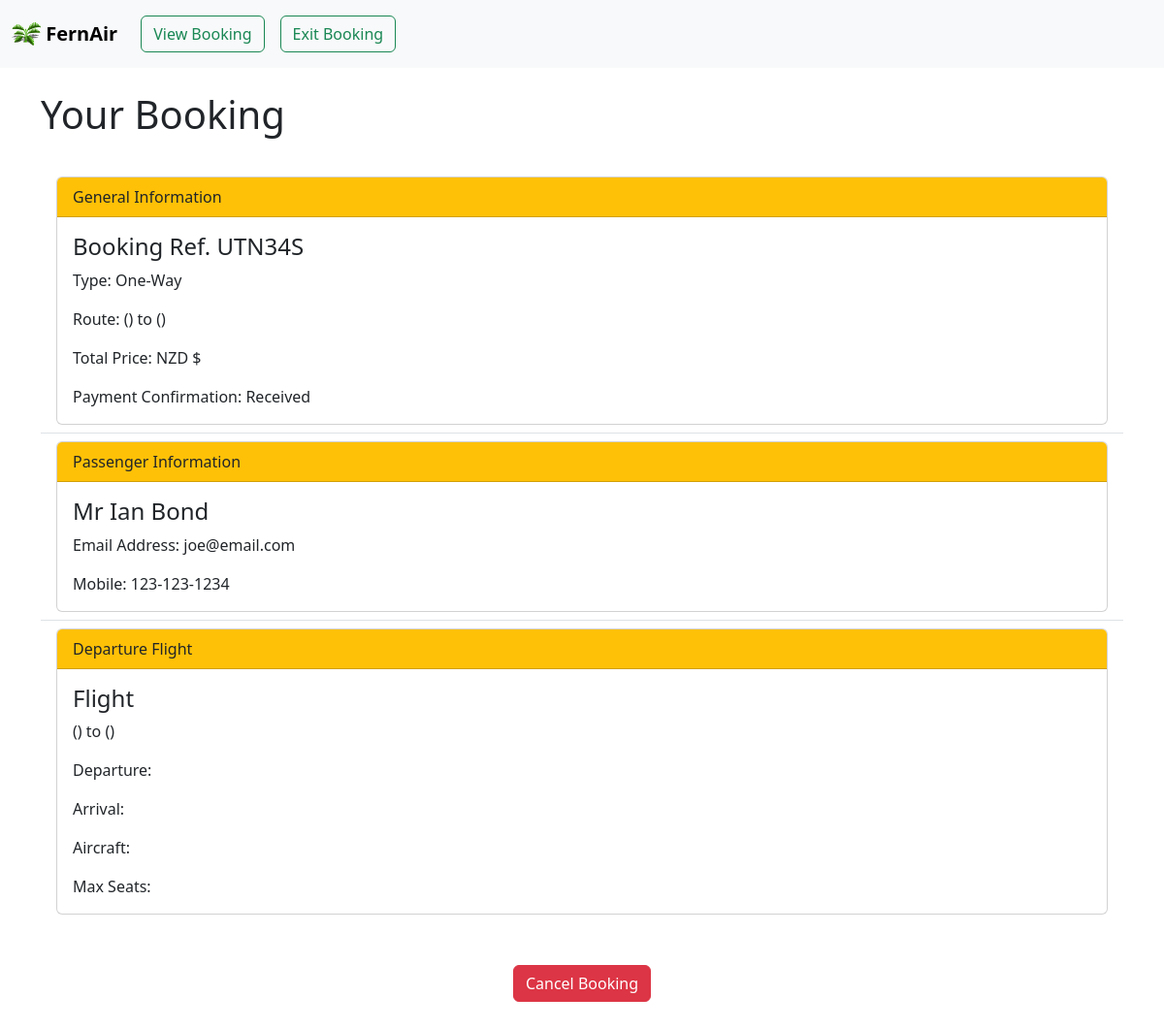
Page /manage/booking (signed in) on the earlier database version.
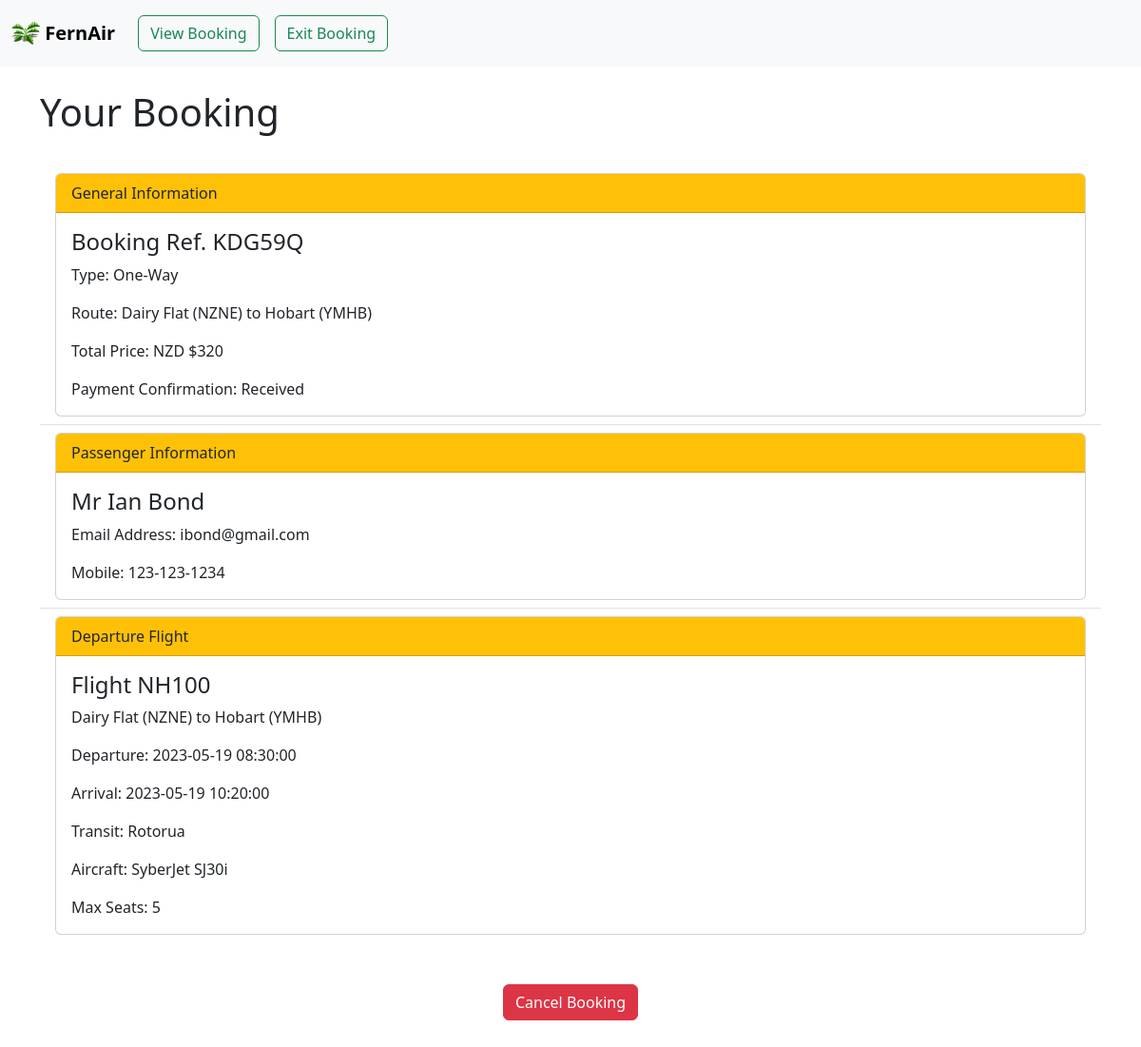
Same page on the later database version.
### database/models.py (models this page shows, shortened)
class Customer(db.Model, UserMixin):
    id = db.Column(db.Integer, primary_key=True)
    title = db.Column(db.String(20))
    first_name = db.Column(db.String(20))
    last_name = db.Column(db.String(20))
    email = db.Column(db.String(20))
    mobile = db.Column(db.String(20))
    booking_ref = db.Column(db.String(20), db.ForeignKey("booking.booking_ref"))
    booking = db.relationship("Booking", foreign_keys=[booking_ref])

class Flight(db.Model):
    id = db.Column(db.String(20), primary_key=True)
    price = db.Column(db.Integer)
    max_seats = db.Column(db.Integer)
    seats = db.Column(db.Integer)
    origin = db.Column(db.String(20))
    dest = db.Column(db.String(20))
    origin_code = db.Column(db.String(4))
    dest_code = db.Column(db.String(4))
    leave_dt = db.Column(db.TIMESTAMP(timezone=True))
    arrival_dt = db.Column(db.TIMESTAMP(timezone=True))
    operator = db.Column(db.String(20), default="MilkRun Airways")
    aircraft_model = db.Column(db.String(20))
    stopover = db.Column(db.String(20))

### backend/views.py (the view)
@views.route("/manage/booking")
@login_required
def manage_booking():
    return render_template("manage_booking.html", user=current_user)

### app.py (called while the page is built)
    @login_manager.user_loader
    def load_user(user_id):
        return Customer.query.get(int(user_id))

### frontend/templates/manage_booking.html (shortened to what this page needs)
{% extends "base.html" %}
{% block content %}
    <div class="container-md">
        <br>
        <h1>Your Booking</h1>
        <br>
        {% if user.booking %}
            <ul class="list-group list-group-flush" id="inbound_flights">
                <li class="list-group-item">
                    <div class="card">
                        <div class="card-header bg-warning">
                            General Information
                        </div>
                        <div class="card-body">
                            <h4 class="card-title">Booking Ref. {{ user.booking_ref }}</h4>
                            {% if user.booking.inbound_flight %}
                                <p class="card-text">Type: Round-Trip</p>
                                <p class="card-text">Route: {{ user.booking.outbound_flight.origin }}
                                    ({{ user.booking.outbound_flight.origin_code }})
                                    to {{ user.booking.outbound_flight.dest }}
                                    ({{ user.booking.outbound_flight.dest_code }})
                                    to {{ user.booking.outbound_flight.origin }}
                                    ({{ user.booking.outbound_flight.origin_code }})</p>
                            {% else %}
                                <p class="card-text">Type: One-Way</p>
                                <p class="card-text">Route: {{ user.booking.outbound_flight.origin }}
                                    ({{ user.booking.outbound_flight.origin_code }})
                                    to {{ user.booking.outbound_flight.dest }}
                                    ({{ user.booking.outbound_flight.dest_code }})
                                </p>
                            {% endif %}
                            {% if user.booking.inbound_flight %}
                                <p class="card-text">Total Price: NZD
                                    ${{ user.booking.outbound_flight.price + user.booking.inbound_flight.price }}</p>
                            {% else %}
                                <p class="card-text">Total Price: NZD
                                    ${{ user.booking.outbound_flight.price }}</p>
                            {% endif %}
                            <p class="card-text">Payment Confirmation: Received</p>
                        </div>
                    </div>
                </li>
                <li class="list-group-item">
                    <div class="card">
                        <div class="card-header bg-warning">
                            Passenger Information
                        </div>
                        <div class="card-body">
                            <h4 class="card-title">{{ user.title }} {{ user.first_name }} {{ user.last_name }}</h4>
                            <p class="card-text">Email Address: {{ user.email }}</p>
                            <p class="card-text">Mobile: {{ user.mobile }}</p>
                        </div>
                    </div>
                </li>
                <li class="list-group-item">
                    <div class="card">
                        <div class="card-header bg-warning">
                            Departure Flight
                        </div>
                        <div class="card-body">
                            <h4 class="card-title">Flight {{ user.booking.outbound_flight.id }}</h4>
                            <p class="card-text">{{ user.booking.outbound_flight.origin }}
                                ({{ user.booking.outbound_flight.origin_code }})
                                to {{ user.booking.outbound_flight.dest }}
                                ({{ user.booking.outbound_flight.dest_code }})</p>
                            <p class="card-text">Departure: {{ user.booking.outbound_flight.leave_dt }}</p>
                            <p class="card-text">Arrival: {{ user.booking.outbound_flight.arrival_dt }}</p>
                            {% if user.booking.outbound_flight.stopover %}
                                <p class="card-text">
                                    Transit: {{ user.booking.outbound_flight.stopover }}</p>
                            {% endif %}
                            <p class="card-text">Aircraft: {{ user.booking.outbound_flight.aircraft_model }}</p>
                            <p class="card-text">Max Seats: {{ user.booking.outbound_flight.max_seats }}</p>
                        </div>
                    </div>
                </li>
            </ul>
            <br>
            <button class="btn btn-danger text-center"
                    style="margin: 20px auto 40px auto; display: block"
                    onclick="cancelBooking({{ user.booking.id }})">Cancel Booking
            </button>
        {% else %}
            <h3>Sorry, you have no existing booking.</h3>
        {% endif %}
    </div>
{% endblock %}

### frontend/templates/base.html (shortened to what this page needs)
<!DOCTYPE html>
<html lang="en">
<head>
    <link href="https://cdn.jsdelivr.net/npm/bootstrap@5.3.0-alpha3/dist/css/bootstrap.min.css" rel="stylesheet"
>
</head>
<body>
<nav class="navbar navbar-expand-md navbar-light bg-light" style="background-color: #023020;">
    <div class="container-fluid">
        <a class="navbar-brand" href="/"><img src="{{ url_for("static", filename="fern-logo.svg") }}" width="30"
                                              height="30" class="d-inline-block align-top" alt=""><b> FernAir</b></a>
        <div class="collapse navbar-collapse" id="navbar">
            <div class="navbar-nav">
                {% if user.is_authenticated %}
                    <a class="nav-item nav-link" id="manage" href="/manage/booking">
                        <button class="btn btn-outline-success my-2 my-sm-0">View Booking</button>
                    </a>
                    <a class="nav-item nav-link" id="exit" href="/exit">
                        <button class="btn btn-outline-success my-2 my-sm-0">Exit Booking</button>
                    </a>
                {% endif %}
            </div>
        </div>
    </div>
</nav>
{% block content %}
{% endblock %}
</body>
</html>

Differences in the rows shown:
changed Customer "Mr": booking_ref "UTN34S" → "KDG59Q"; email "joe@email.com" → "ibond@gmail.com"
now on this page (row unchanged): Flight: booking.outbound_flight.origin "Dairy Flat", booking.outbound_flight.origin_code "NZNE", booking.outbound_flight.dest "Hobart", booking.outbound_flight.dest_code "YMHB", booking.outbound_flight.price "320", booking.outbound_flight.id "NH100", booking.outbound_flight.leave_dt "2023-05-19 08:30:00", booking.outbound_flight.arrival_dt "2023-05-19 10:20:00", booking.outbound_flight.stopover "Rotorua", booking.outbound_flight.aircraft_model "SyberJet SJ30i", booking.outbound_flight.max_seats "5"
Other differences:
text now shown: "Transit:"
